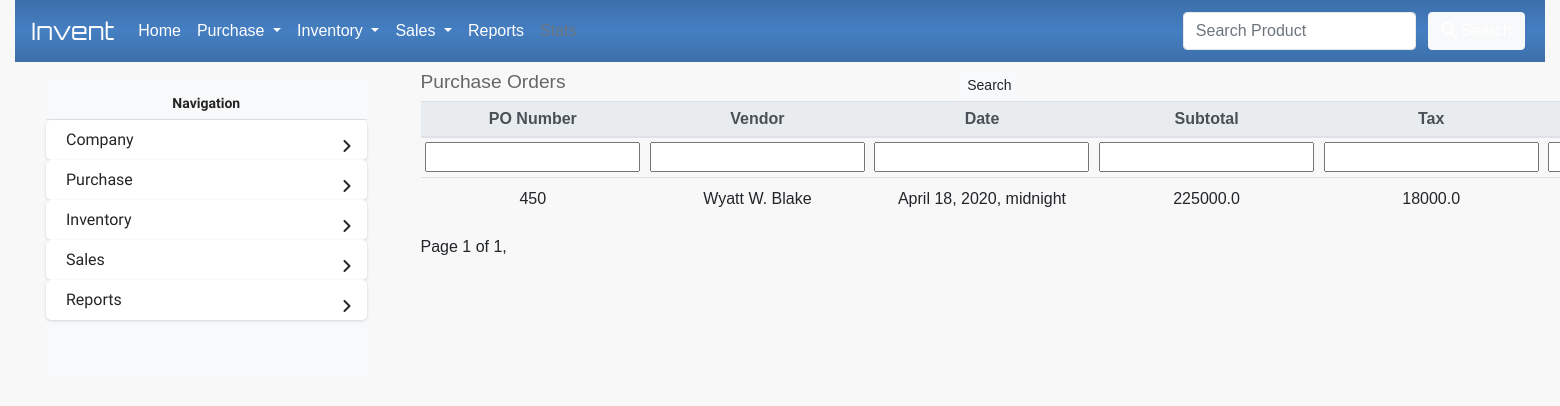
Page /purchase_orders/ on the earlier database version.
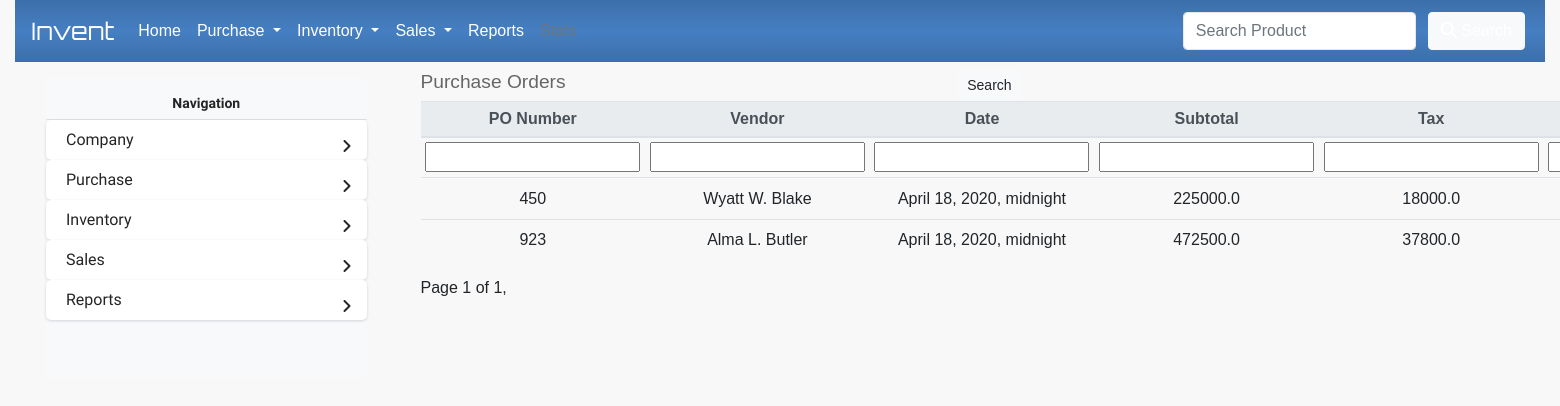
Same page on the later database version.
### InvManage/models/objects.py (models this page shows)
class PurchaseOrder(models.Model):
    vendor = models.ForeignKey(Vendor,on_delete=models.CASCADE)
    date = models.DateTimeField(default=timezone.now,null=True, blank=True)
    po = models.IntegerField()
    discount = models.FloatField(default=0,null=True)
    tax = models.FloatField(default=0,null=True)
    paid = models.FloatField(default=0,null=True)
    balance = models.FloatField(default=0,null=True)
    subtotal = models.FloatField(default=0,null=True)
    taxtotal = models.FloatField(default=0,null=True)
    ordertotal = models.FloatField(default=0,null=True)

class Vendor(models.Model):
    name = models.CharField(max_length=100)
    identifier = models.CharField(null=True, blank=True,max_length=100)
    phone = models.CharField(max_length=100, null=True, blank=True)
    address = models.TextField(null=True, blank=True)
    email = models.CharField(null=True, blank=True,max_length=100)
    location = models.CharField(null=True, blank=True,max_length=100)
    def __str__(self):
        return self.name

### InvManage/views.py (the view)
# urls.py: path('purchase_orders/',display_purchase_orders_view, name='purchase_orders'),
def display_purchase_orders_view(request):
	if request.method == 'GET':
		pos = PurchaseOrder.objects.all()
		myFilter = PurchaseOrderFilter(request.GET, queryset=pos)
		pos = myFilter.qs
		number_of_vendors = len(pos)
		paginator = Paginator(pos,15)
		page_number = request.GET.get('page')
		page_obj = paginator.get_page(page_number)
		return render(request, 'purchase_order/purchase_orders.html',{'page_obj':page_obj,'myFilter':myFilter, 'n_prod': number_of_vendors})

### InvManage/templates/purchase_order/purchase_orders.html (shortened to what this page needs)
{% extends 'base.html' %}
{% load template_helpers %}
{% load static %}
{% block title %}
  <div class="m-2">
    <div class="d-flex align-items-center row">
        <div class="col-sm-4">
          <h2 class="mr-auto label-head">Purchase Orders</h2>
        </div>
        <div class="col-sm-8">
          <form class="form-inline" id="poFilterForm" action="" method="GET">
              <div class="col-sm-9">
                  <button class="btn btn-sm btn-light" type="submit">Search</button>
          </form>
        </div>
    </div>
  </div>
{% endblock title %}
{% block contents %}
    <table class="table table-sm">
        <thead class="thead-light">
        <tr>
            <th scope="col">PO Number</th>
            <th scope="col">Vendor</th>
            <th scope="col">Date</th>
            <th scope="col">Subtotal</th>
            <th scope="col">Tax</th>
            <th scope="col">Total</th>
        </tr>
        </thead>
        <tbody>
          <tr>
            {% for field in myFilter.form %}
              <td>{{field}}</td>
            {% endfor %}
        </tr>
            {% for po in page_obj %}
            <tr>
                <td class="po_name">{{ po.po }}</td>
                <td>{{ po.vendor }}</td>
                <td>{{ po.date }}</td>
                <td>{{ po.subtotal }}</td>
                <td>{{ po.taxtotal }}</td>
                <td>{{ po.ordertotal }}</td>
            </tr>
            {% endfor %}
        </tbody>
    </table>
    <div class="d-flex">
      <div class="pagination mr-auto">
        <span class="step-links">
          <span class="current">
            Page {{ page_obj.number }} of {{ page_obj.paginator.num_pages }},
          </span>
        </span>
      </div>
    </div>
{% endblock %}

### InvManage/templates/base.html (shortened to what this page needs)
{% load static %}
<!DOCTYPE html>
<html>
<head>
		<link rel="stylesheet" href="{% static 'sidebar.css' %}">
		<link rel="stylesheet" href="{% static 'main.css' %}">
		<link rel="stylesheet" href="{% static 'bootstrap.min.css' %}">
		{% load static %}
		<link rel="stylesheet" href="{% static 'dropzone.css' %}">
</head>
<body>
	<div class="col-sm-12">
		{% include "navbar/navbar.html" %}
	</div>
	<div class="container col-sm-12 d-flex flex-row">
		<div class="col-sm-3 sidebar">
			{% include "crud/sidebar.html" %}
		</div>
		<div class="col-sm-9 workarea d-flex flex-row align-items-start">
			{% block title %}
			{% endblock %}
			{% block contents %}
			{% endblock %}
		</div>
</body>
</html>

### InvManage/templates/navbar/navbar.html (shortened to what this page needs)
  <nav class="navbar navbar-expand-lg">
  <a class="navbar-brand app-name" href="#">Invent</a>
  <div class="collapse navbar-collapse" id="navbarSupportedContent">
    <ul class="navbar-nav mr-auto">
      <li class="nav-item active">
        <a class="nav-link" href="#">Home<span class="sr-only">(current)</span></a>
      </li>
      {% include "navbar/purchase.html" %}
      {% include "navbar/storage.html" %}
      {% include "navbar/sales.html" %}
      <li class="nav-item">
        <a class="nav-link" href="#">Reports</a>
      </li>
      <li class="nav-item">
        <a class="nav-link disabled" href="#">Stats</a>
      </li>
    </ul>
    <form class="form-inline my-2 my-lg-0">
      <input class="form-control mr-sm-2" type="search" placeholder="Search Product" aria-label="Search">
      <button class="btn btn-light my-2 my-sm-0 m-1" type="submit"><i class="fas fa-search"></i> Search</button>
    </form>
  </div>

### InvManage/templates/navbar/purchase.html (shortened to what this page needs)
<li class="nav-item dropdown">
    <a class="nav-link dropdown-toggle" href="#" id="navbarDropdown" role="button" data-toggle="dropdown" aria-haspopup="true" aria-expanded="false">
      Purchase
    </a>
  </li>

### InvManage/templates/navbar/storage.html (shortened to what this page needs)
<li class="nav-item dropdown">
    <a class="nav-link dropdown-toggle" href="#" id="navbarDropdown" role="button" data-toggle="dropdown" aria-haspopup="true" aria-expanded="false">
      Inventory
    </a>
  </li>

### InvManage/templates/navbar/sales.html (shortened to what this page needs)
<li class="nav-item dropdown">
    <a class="nav-link dropdown-toggle" href="#" id="navbarDropdown" role="button" data-toggle="dropdown" aria-haspopup="true" aria-expanded="false">
      Sales
    </a>
  </li>

### InvManage/templates/crud/sidebar.html (shortened to what this page needs)
<div class="card h-100 bg-light">
<div class="sidebar-menu h-100 bg-light">
    <ul style="list-style-type:none;">
      <li class="header-menu border-bottom" style="text-align: center;">
        <span>Navigation</span>
      </li>
      <li class="sidebar-dropdown">
        <a id="company" href="#">
          <span>Company</span>
        </a>
      </li>
      <li class="sidebar-dropdown">
        <a id="purchase" href="#">
          <span>Purchase</span>
        </a>
      </li>
      <li class="sidebar-dropdown">
        <a id="inventory" href="#">
          <span>Inventory</span>
        </a>
      </li>
      <li class="sidebar-dropdown">
        <a id="sales" href="#">
          <span>Sales</span>
        </a>
      </li>
      <li class="sidebar-dropdown">
        <a id="reports" href="#">
          <span>Reports</span>
        </a>
      </li>
    </ul>
  </div>
</div>

### InventoryManagement/assets/css/sidebar.css (style rules this page uses)
body { font-size: 0.9rem; }
.sidebar-menu { padding-bottom: 10px; font-family: 'Comfortaa', cursive; font-size: 1em; color: #252525; }
.sidebar-menu .header-menu span { font-weight: bold; font-size: 14px; padding: 15px 20px 5px 20px; display: inline-block; }
.sidebar-menu ul li a { display: inline-block; width: 100%; text-decoration: none; position: relative; padding: 8px 30px 8px 20px; color: #252525; }
.sidebar-dropdown { background-color: #ffffff; border-radius: 5px; -webkit-box-shadow: 0 1px 2.94px 0.06px rgba(4,26,55,0.16); box-shadow: 0 1px 2.94px 0.06px rgba(4,26,55,0.16); border: none; -webkit-transition: all 0.3s ease-in-out; transition: all 0.3s ease-in-out; font-family: 'Comfortaa', cursive; list-style-type: none; }
.sidebar-menu .sidebar-dropdown > a:after { font-family: "Font Awesome 5 Free"; font-weight: 900; content: "\f105"; font-style: normal; display: inline-block; font-style: normal; font-variant: normal; text-rendering: auto; -webkit-font-smoothing: antialiased; -moz-osx-font-smoothing: grayscale; text-align: center; background: 0 0; position: absolute; right: 15px; top: 14px; }

### InvManage/templates/base.html (style rules this page uses)
.app-name { font-family: 'Orbitron', sans-serif; font-size: 1.5em; }
div.card { background-color: #FFFFFF; padding:0; border: none; margin: 1em; }
body { font-family: Verdana, Geneva, Tahoma, sans-serif; font-size: 1em; background-color: #f8f8f8; }
.card { background: linear-gradient(45deg,#ffffff,#ffffff); border-style: groove; }
ul { list-style-type: none; padding-inline-start: 0px; }
.label-head { color: #666666; font-family: Verdana, Geneva, Tahoma, sans-serif; font-size: 1.2em; }
.workarea { background-color: linear-gradient(#84c0da, #f6fcff); }
.form-control { background-color: #ffffff; border-style: solid; border-color: #e7e7e7; }
.table td, .table th, .table input { text-align: center; vertical-align: middle; font-family: Verdana, Geneva, Tahoma, sans-serif; }

### InvManage/templates/navbar/navbar.html (style rules this page uses)
.navbar { background: linear-gradient(180deg,#3c6faa,#457fc2,#3c6faa); color: white; }
.navbar * { color: rgb(255, 255, 255); }

Differences in the rows shown:
added PurchaseOrder: po "923", vendor "Alma L. Butler", date "April 18, 2020, midnight", subtotal "472500.0", taxtotal "37800.0"
